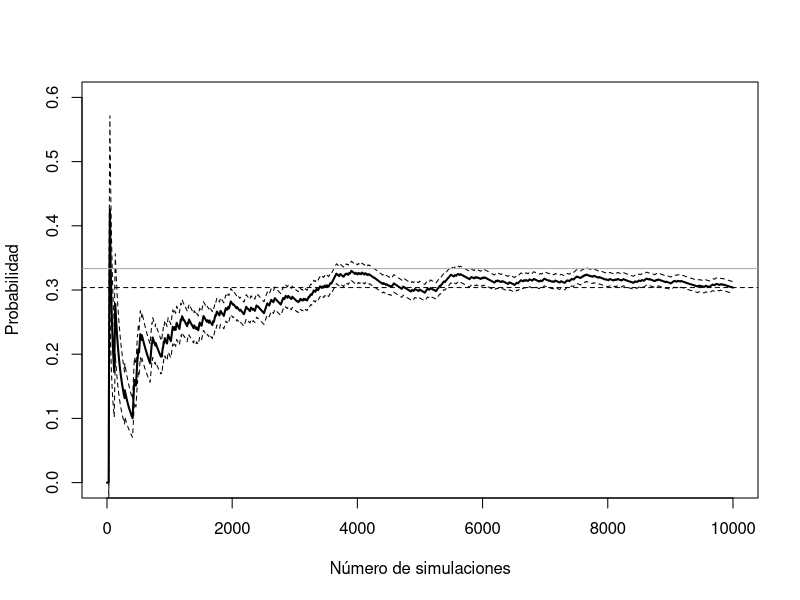
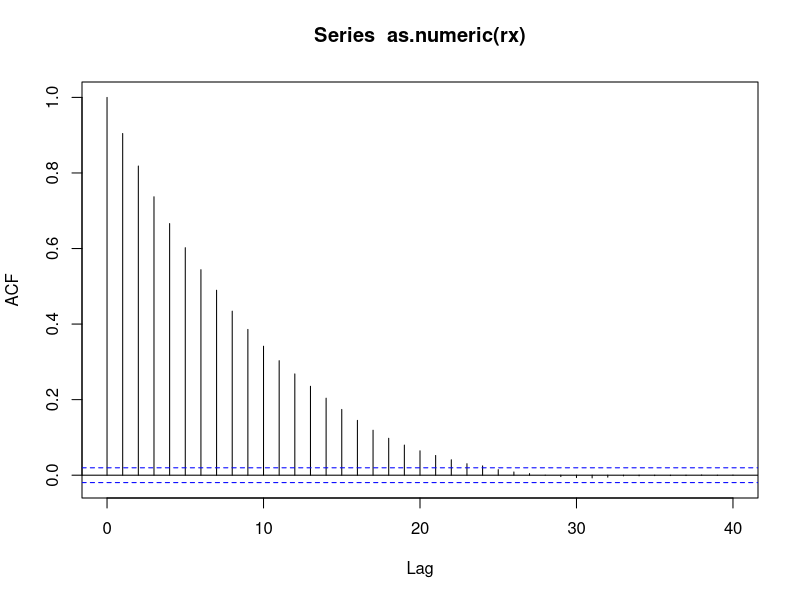
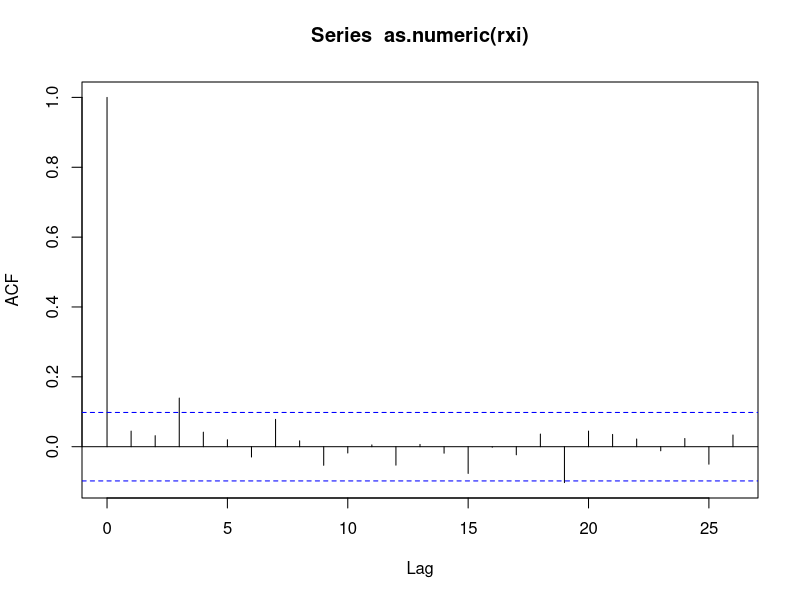
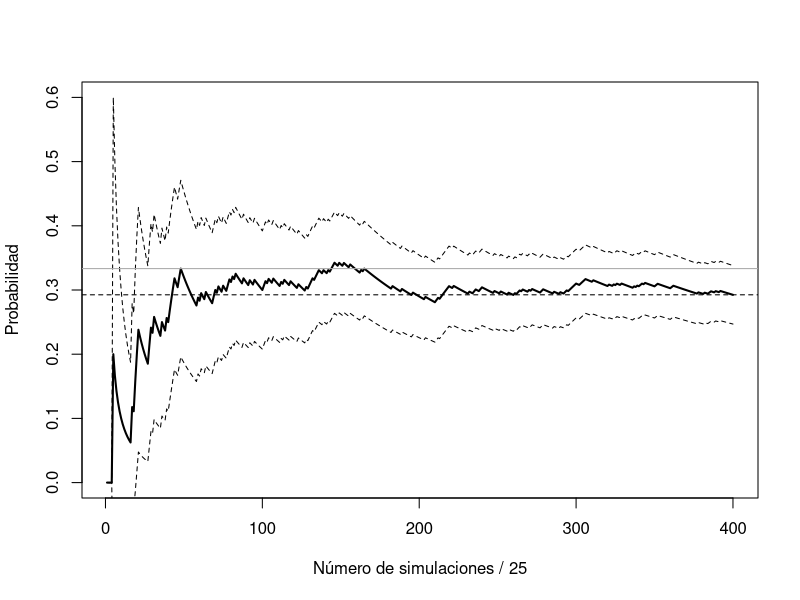
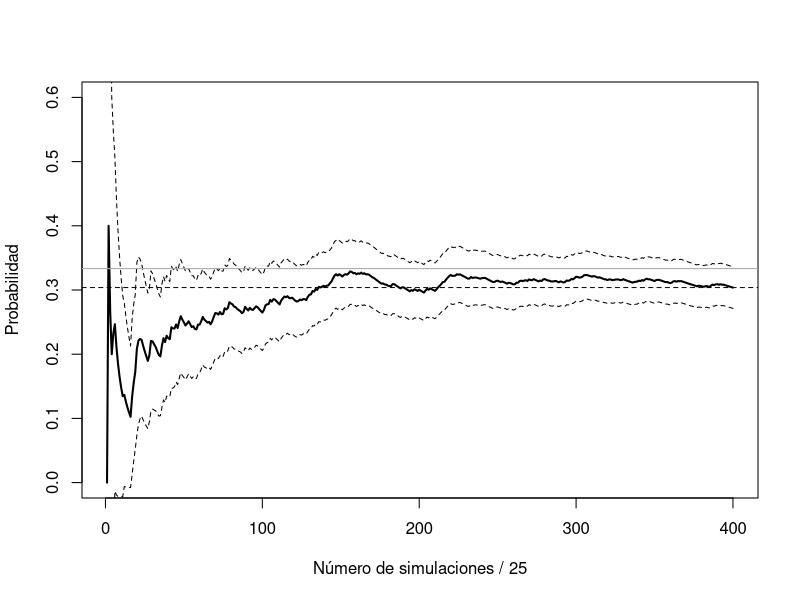
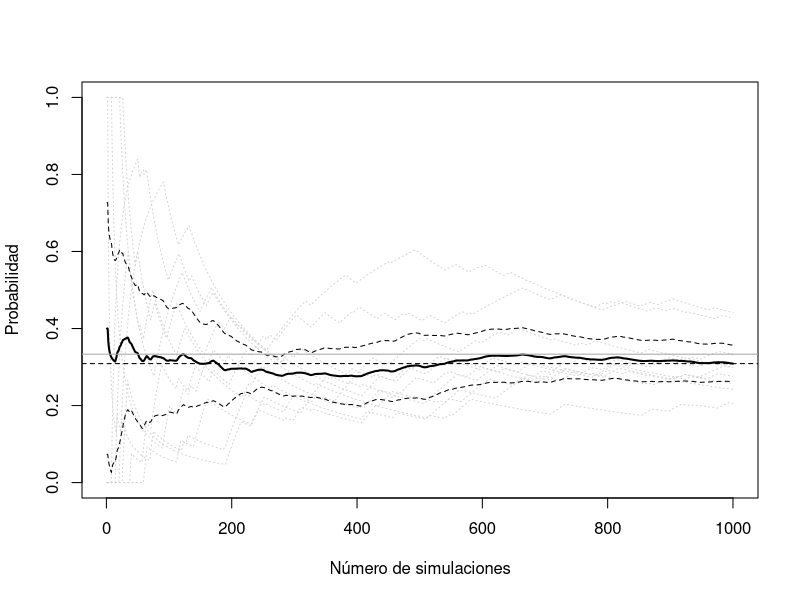
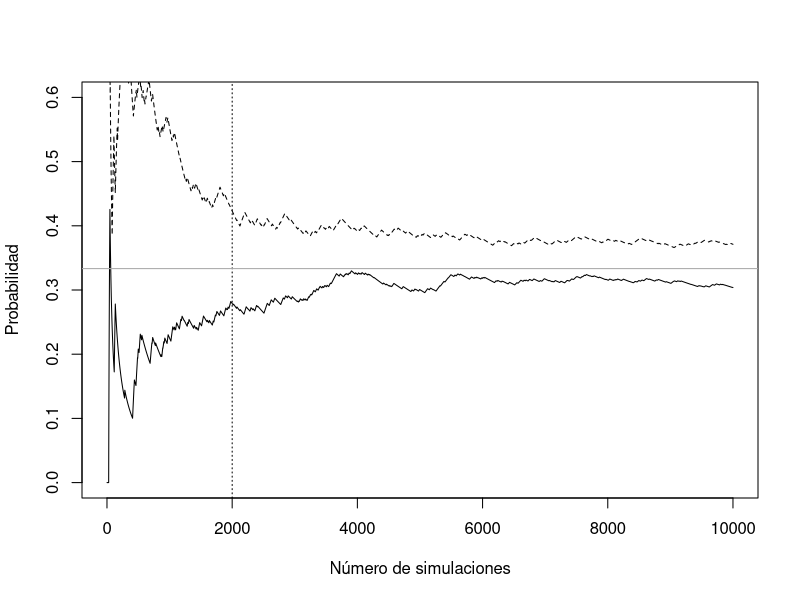
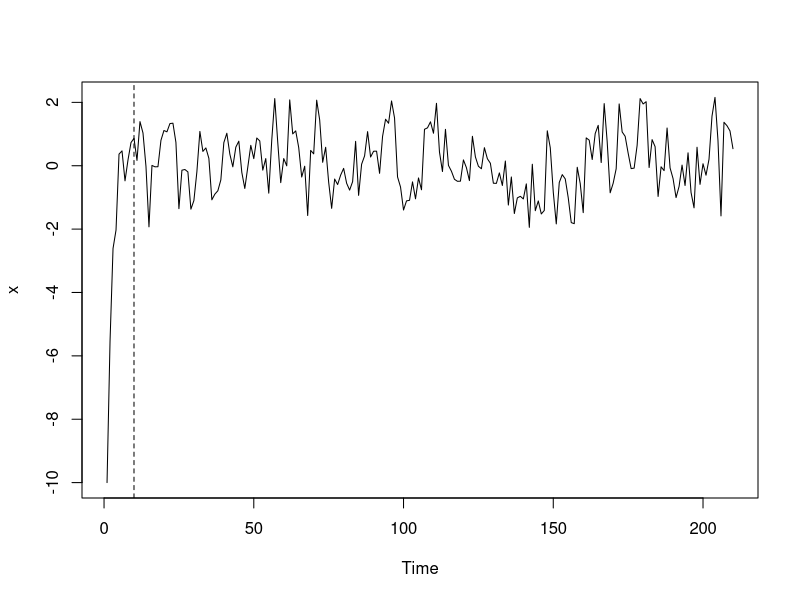

Source code (R) for these figures, in order:
# Ejemplo 3.3 (aproximación de una proporción bajo dependencia cadena de Markov)
#   Supongamos que en A Coruña llueve de media uno de cada tres días al año, y que la 
#   probabilidad de que un día llueva solo depende de lo que ocurrió el día anterior
#   siendo 0.94 si el día anterior llovío y 0.03 si no

# Valores de la variable indicadora de día lluvioso con el siguiente código
# Variable dicotómica 0/1 (FALSE/TRUE)  
set.seed(1)
nsim <- 10000
alpha <- 0.03 # prob de cambio si seco
beta <- 0.06  # prob de cambio si lluvia
rx <- logical(nsim) # x == "llueve"
rx[1] <- FALSE # El primer día no llueve
for (i in 2:nsim)
  rx[i] <- if (rx[i-1]) runif(1) > beta else runif(1) < alpha

# Gráfico de convergencia asumiendo independencia
n <- 1:nsim
est <- cumsum(rx)/n
esterr <- sqrt(est*(1-est)/(n-1)) # OJO! Supone independencia
plot(est, type="l", lwd=2, ylab="Probabilidad", 
     xlab="Número de simulaciones", ylim=c(0,0.6))
abline(h = est[nsim], lty=2)
lines(est + 2*esterr, lty=2) 
lines(est - 2*esterr, lty=2)
abline(h = 1/3, col="darkgray") # Probabilidad teórica

# Probabilidad teórica, empleando resultados de cadenas de Markov, es p = 1/3 y la 
# aproximación de la propoción sería correcta (es consistente)
est[nsim]

# Al ser datos dependientes, la aproximación anterior del error estándar no es adecuada
esterr[nsim]

# En este caso al haber dependencia positiva se produce una subestimación del verdadero
# error estándar.
# Correlograma de la secuencia indicadora de días de lluvia
acf(as.numeric(rx))

# El gráfico anterior sugiere que si solo tomamos 1 de cada 25 valores podría ser razonable asumir independencia

# Correlograma de la subsecuencia de días de lluvia obtenida seleccionando uno de cada 25 valores
lag <- 24
xlag <- c(rep(FALSE, lag), TRUE)
rxi <- rx[xlag]
acf(as.numeric(rxi))

# Gráfico de convergencia de la aproximación de la probabilidad a partir de la subsecuencia de días de lluvia
# (Calculando el error de aproximación asumiendo independencia)
nrxi <- length(rxi)
n <- 1:nrxi
est <- cumsum(rxi)/n
esterr <- sqrt(est*(1-est)/(n-1))
plot(est, type="l", lwd=2, ylab="Probabilidad", 
     xlab=paste("Número de simulaciones /", lag + 1), ylim=c(0,0.6))
abline(h = est[length(rxi)], lty=2)
lines(est + 2*esterr, lty=2) # Supone independencia

# Esta forma de proceder podría ser adecuada para tratar de aproximar la precisión:
esterr[nrxi]

# pero no sería la más eficiente para aproximar la media. (Sería mejor usar todas las aproximaciones)
lines(est - 2*esterr, lty=2)
abline(h = 1/3, col="darkgray")     # Prob. teor. cadenas Markov


# Se podría considerar las medias de grupos de 25 valores consecutivos y suponer independencia
# Gráfico de convergencia de las medias por lotes
rxm <- rowMeans(matrix(rx, ncol = lag + 1, byrow = TRUE))
nrxm <- length(rxm)
n <- 1:nrxm
est <- cumsum(rxm)/n
esterr <- sqrt((cumsum(rxm^2)/n - est^2)/(n-1)) # Errores estándar
plot(est, type="l", lwd=2, ylab="Probabilidad", 
     xlab=paste("Número de simulaciones /", lag + 1), ylim=c(0,0.6))
abline(h = est[length(rxm)], lty=2)
lines(est + 2*esterr, lty=2) # OJO! Supone independencia
lines(est - 2*esterr, lty=2)
abline(h = 1/3, col="darkgray")     # Prob. teor. cadenas Markov


# Alternativamente
# Se podría recurrir a la generación de múltiples secuencias independientes entre sí

# Variable dicotómica 0/1 (FALSE/TRUE)  
set.seed(1)
nsim <- 1000
nsec <- 10
alpha <- 0.03 # prob de cambio si seco
beta <- 0.06  # prob de cambio si lluvia
rxm <- matrix(FALSE, nrow = nsec, ncol= nsim)
for (i in 1:nsec) {
  # rxm[i, 1] <- FALSE # El primer día no llueve
  # rxm[i, 1] <- runif(1) < 1/2 # El primer día llueve con probabilidad 1/2
  rxm[i, 1] <- runif(1) < 1/3 # El primer día llueve con probabilidad 1/3 (ideal)
  for (j in 2:nsim)
    rxm[i, j] <- if (rxm[i, j-1]) runif(1) > beta else runif(1) < alpha
}

# La idea sería considerar las medias de las series como una muestra independiente de una nueva variable 
# y estimar su varianza de forma habitual

# Media de cada secuencia
n <- 1:nsim
est <- apply(rxm, 1, function(x) cumsum(x)/n)
matplot(n, est, type = 'l', lty = 3, col = "lightgray",
        ylab="Probabilidad", xlab="Número de simulaciones")
# Aproximación
mest <- apply(est, 1, mean)
lines(mest, lwd = 2)
abline(h = mest[nsim], lty = 2)
# Precisión
mesterr <- apply(est, 1, sd)/sqrt(nsec)
lines(mest + 2*mesterr, lty = 2)
lines(mest - 2*mesterr, lty = 2)
# Prob. teor. cadenas Markov
abline(h = 1/3, col="darkgray")     

# Aproximación final
mest[nsim] # mean(rxm)

# Error estándar
mesterr[nsim]


# ---- PERIODO DE CALENTAMIENTO ----------------
# En el caso de datos dependientes (simulación dinámica) pueden aparecer probelmas de  estabilización
# Puede existir una evolución lenta hasta alcanzar una distribución estacionaria, siendo sensible
# a condiciones iniciales

# Ignorar los resultados obtenidos durante un cierto periodo inicial de tiempo (periodo de
# calentamiento o estabilización), tiene como obetivo conseguir que se establice la distribución
# de probabilidad

set.seed(2)
nsim <- 10000
rx2 <- logical(nsim)
rx2[1] <- TRUE # El primer día llueve
for (i in 2:nsim)
  rx2[i] <- if (rx2[i-1]) runif(1) > beta else runif(1) < alpha
n <- 1:nsim
est <- cumsum(rx)/n
est2 <- cumsum(rx2)/n
plot(est, type="l", ylab="Probabilidad", 
     xlab="Número de simulaciones", ylim=c(0,0.6))
lines(est2, lty = 2)
# Ejemplo periodo calentamiento nburn = 2000
abline(v = 2000, lty = 3)
# Prob. teor. cadenas Markov
abline(h = 1/3, col="darkgray")     



# Ejemplo 3.4 (simulación de un proceso autorregresivo serie de tiempo)
nsim <- 200   # Numero de simulaciones
xmed <- 0     # Media
rho <- 0.5    # Coeficiente AR
nburn <- 10   # Periodo de calentamiento (burn-in)

# Fijando la varianza del error
evar <- 1
# Varianza de la respuesta
xvar <- evar / (1 - rho^2)

# La recomendación sería fijar la varianza de la respuesta
xvar <- 1     
# Varianza del error
evar <- xvar*(1 - rho^2)

# Para simular la serie, al ser un AR(1) normalmente simularíamos el primer valor
#x[1] <- rnorm(1, mean = xmed, sd = sqrt(xvar))

# Como ejemplo nos alejamos un poco de la distribución estacionaria, para que el 
# "periodo de calentamiento" sea mayor:
set.seed(1)
x <- numeric(nsim + nburn)
# Establecer el primer valor 
x[1] <- -10
# Simular el resto de la secuencia
for (i in 2:length(x))
  x[i] <- xmed + rho*(x[i-1] - xmed) + rnorm(1, sd=sqrt(evar))
x <- as.ts(x)
plot(x)
abline(v = nburn, lty = 2)

# Eliminamos el periodo de calentamiento
rx <- x[-seq_len(nburn)]